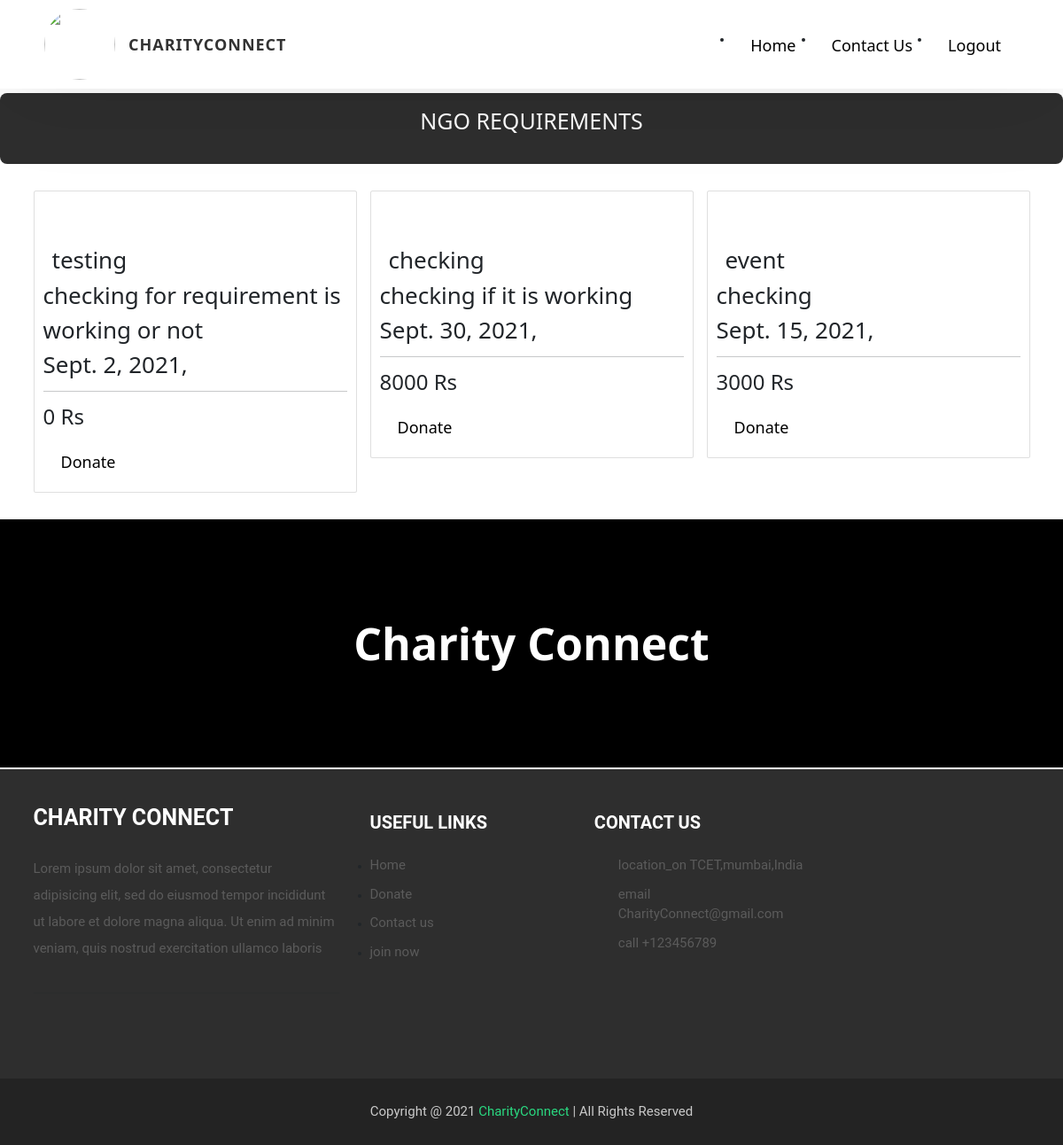
The app's page /Donor/allreq (signed in) with its own data.
### NGO/models.py (models this page shows)
class Requirements(models.Model):
    nid = models.IntegerField()
    ename = models.CharField(max_length=100)
    edescription = models.TextField()
    edate = models.DateField()
    ereq = models.IntegerField()

### Donor/views.py (the view)
# urls.py: path('allreq', views.allreq,name='allreq'),
@login_required(login_url='Donorlogin')
@user_passes_test(is_Donor)
def allreq(request):
    reqs= Requirements.objects.all()
    return render(request,'Donor_AllRequirements.html',{'requests':reqs})

### Donor/views.py (called while the page is built)
def is_Donor(user):
    return user.groups.filter(name='DONOR').exists()

### templates/Donor_AllRequirements.html (shortened to what this page needs)
<!DOCTYPE html>
<html lang="en">
<head>
    {% load static %}
    <link href="{% static 'css/bootstrap.css' %}" rel="stylesheet">
    <link href="{% static 'style2.css' %}" rel="stylesheet">
    <link href="https://cdn.jsdelivr.net/npm/bootstrap@5.0.2/dist/css/bootstrap.min.css" rel="stylesheet">
</head>
<body>
<header class="header">
        <div class="header__content">
          <div class="header__logo-container">
            <div class="header__logo-img-cont">
                <img src="/static/img/main-logo.png" alt="" class="header__logo-img">
            </div>
            <span class="header__logo-sub">CharityConnect</span>
          </div>
          <div class="header__main">
            <ul class="header__links">
              <li class="header__link-wrapper">
                <a href="/" style="margin-top: 12px;" class="btn btn-info ">Home</a>
              </li>
              <li class="header__link-wrapper">
                <a href="Contactus" style="margin-top: 12px;" class="btn btn-info ">Contact Us</a>
              </li>
              <li class="header__link-wrapper">
                <a href="/logout" class="btn btn-info" style="margin-top: 12px;" >Logout</a>
              </li>
            </ul>
          </div>
        </div>
      </header>
      <br>
      <br>
      <br>
      <br>
      <br>
      <br>
      <br>
      <div class="heading">
        <h1>NGO REQUIREMENTS</h1>
      </div>
<div class="container">
        <div class="row my-5">
            {%for req in requests%}
    <div class="col">
        <div class="card" >
            <div class="card-body">
                <h5 class="card-title" style="font-size: 26px;">{{req.ename}}</h5>
                <p class="card-text" style="font-size: 26px;">{{req.edescription}} <br>{{req.edate}},<br><hr>
                    <p style="font-size: 24px;">{{req.ereq}} Rs</p></p>
               <a href="donate?nid={{req.nid}}&id={{req.id}}" class="btn btn-outline-primary">Donate</a>
            </div>
        </div>
    </div>
    {%endfor%}
</div>
</div>
<div class="contain">
  <div class="text-box">
          Charity Connect
  </div>
</div>
<footer class="footer">
  <div class="container">
      <div class="row">
          <div class="col-md-4 col-sm-12">
              <div class="footer-charity-text">
                  <h2>CHARITY CONNECT</h2>
                  <p>Lorem ipsum dolor sit amet, consectetur adipisicing elit, sed do eiusmod tempor incididunt ut labore et dolore magna aliqua. Ut enim ad minim veniam, quis nostrud exercitation ullamco laboris </p>
                  <hr>
                  <p><a href="#"></a><a href="#"></a><a href="#"></a><a href="#"></a></p>
              </div>
          </div>
          <div class="col-md-8">
              <div class="row">
                  <div class="col-md-4 col-sm-3">
                      <div class="footer-text two">
                          <h3>USEFUL LINKS</h3>
                          <ul>
                              <li><a href="#">Home</a></li>
                              <li><a href="#">Donate</a></li>
                              <li><a href="#">Contact us</a></li>
                              <li><a href="#">join now</a></li>
                          </ul>
                      </div>
                  </div>
                  <div class="col-md-4 col-sm-4">
                      <div class="footer-text one">
                          <h3>CONTACT US</h3>
                          <ul>
                              <li><a href="#">location_on TCET,mumbai,India</a></li>
                              <li><a href="#">email CharityConnect@gmail.com</a></li>
                              <li><a href="#">call +123456789</a></li>
                          </ul>
                      </div>
                  </div>
              </div>
          </div>
      </div>
  </div>
  <div class="footer_bottom">
      <p>Copyright @ 2021 <a href="#">CharityConnect</a> | All Rights Reserved </p>
  </div>
</footer>
 </body>
 </html>

### static/profile_pic/style2.css (style rules this page uses)
.header { position: fixed; width: 100%; z-index: 1000; background: #000; background: #fff; box-shadow: 0 10px 100px rgba(0, 0, 0, 0.1); }
.header__content { display: flex; align-items: center; justify-content: space-between; padding: 1rem 5rem; }
.header__logo-container { display: flex; align-items: center; cursor: pointer; }
.header__logo-img-cont { width: 8rem; height: 8rem; border-radius: 50px; overflow: hidden; margin-right: 1.5rem; background: white; }
.header__logo-img { width: 100%; height: 100%; object-fit: cover; object-position: center; display: block; }
.header__logo-sub { font-size: 1.8rem; text-transform: uppercase; font-weight: 700; color: #333; letter-spacing: 1px; }
.header__links { display: flex; }

### templates/Donor_AllRequirements.html (style rules this page uses)
h5 { display: inline-block; margin-left: 10px; margin-top: 52px; }
.btn:link,.btn:visited { background-color: white; color: black; font-size:18px; border: none; padding: 10px 20px; text-align: center; text-decoration: none; display: inline-block; }
.footer { background: #2e2e2e; padding-top: 40px }
.footer .footer-charity-text { max-width: 345px; }
.footer .footer-charity-text h2 { color: #fff; font-family: "Roboto", sans-serif; font-size: 25px; font-weight: 700; margin: 0 0 27px; }
.footer .footer-charity-text p { color: rgb(91, 91, 91); font-family: "Roboto", sans-serif; font-size: 15px; font-weight: 400; line-height: 30px; }
.footer .footer-charity-text hr { border-color: rgb(91, 91, 91); }
.footer-charity-text hr { margin: 35px 0; }
.footer .footer-text h3 { color: #fff; font-family: "Roboto", sans-serif; font-size: 20px; font-weight: 700; margin: 8px 0 25px; }
.footer .footer-text ul { margin: 0; padding: 0; }
.footer .footer-text.one ul li { left: 7px; list-style: outside none none; padding-left: 20px; position: relative; }
.footer .footer-text.one ul li a { color: rgb(91, 91, 91); font-family: "Roboto", sans-serif; font-size: 15px; font-weight: 400; text-decoration: none; }
.footer .footer-text.two ul li a { color: rgb(91, 91, 91); font-family: "Roboto", sans-serif; font-size: 15px; font-weight: 400; text-decoration: none; }
.footer .footer-text ul li { margin-bottom: 10px; }
.footer .footer_bottom p { background: #232323 none repeat scroll 0 0; color: #cacaca; font-family: "Roboto", sans-serif; font-size: 15px; font-weight: 400; height: 75px; line-height: 75px; margin: 20px 0 0; padding: 0; text-align: center; }
.footer .footer_bottom p a { color: #2ad880; text-decoration: none; }
.heading { background: #2e2e2e; color: white; text-align: center; height: 80px; border-radius: 8px; }
.heading h1 { padding-top: 16px; }
.contain { width: 100%; height: 35vh; position: relative; margin-bottom: 2px; }
.text-box { position: absolute; top: 0; left: 0; background: #000; height: 100%; width: 100%; color: white; display: flex; align-items: center; justify-content: center; font-size: 50px; font-weight: 900; mix-blend-mode: multiply; }

### records on screen
Requirements: ename "testing", edescription "checking for requirement is working or not", edate "Sept. 2, 2021", ereq "0"
Requirements: ename "checking", edescription "checking if it is working", edate "Sept. 30, 2021", ereq "8000"
Requirements: ename "event", edescription "checking", edate "Sept. 15, 2021", ereq "3000"
